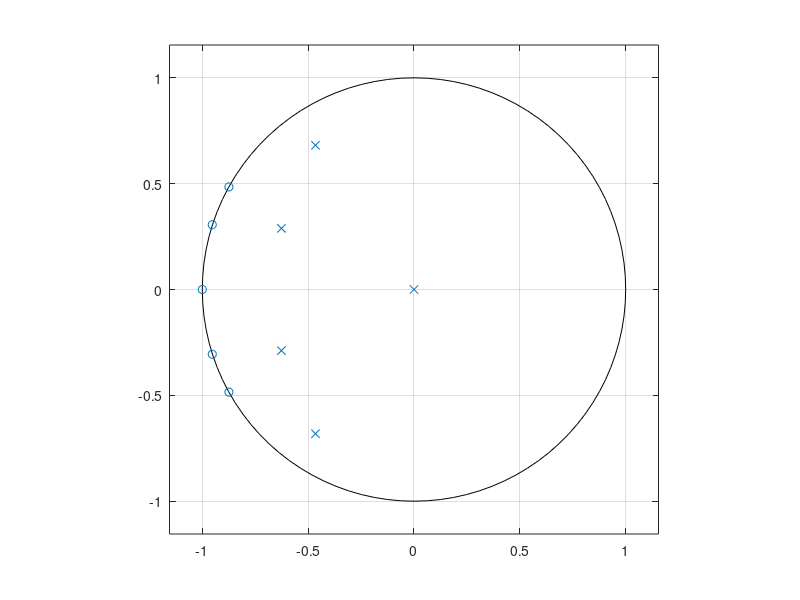
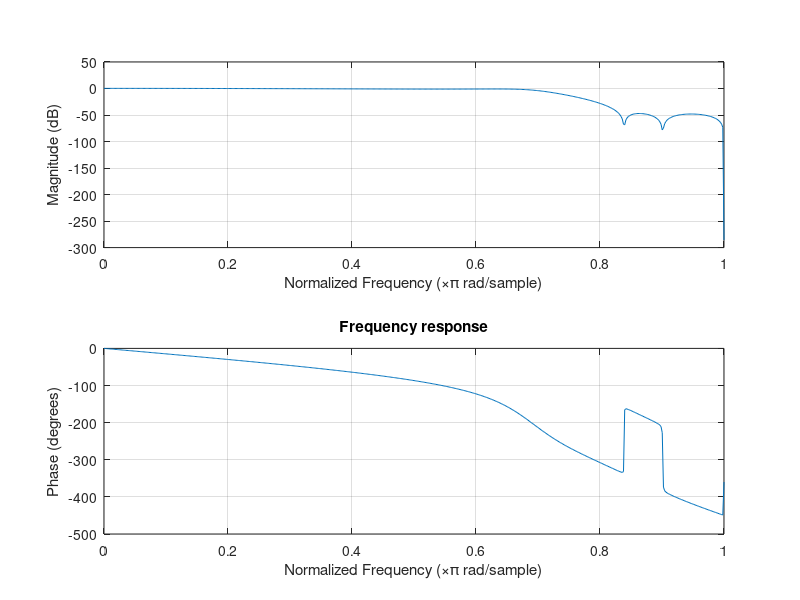

Recreate these plots in MATLAB, in order. (Note: this script raises an error after producing the figures.)
% ECE 436 Project 1
% Nick Miller
% 10/30/2017

% call the function ECE436_project1() from MATLAB's command window. If no
% array of numerator and denominator coeffecients is provided, the script
% defaults to using the hardcoded coefficients.

function ECE436_project1(Num, Den)

    % If no numerator and denominator coeffecients are passed, use
    % defaults. 
    if nargin < 2 
        % These coefficients represent a fifth order filter  and 
        % yield a 1 dB ripple and a minimum of 36 dB stopband attenuation.
        
        % numerator coefficients
        Num = [0.2500    1.1637    2.2473    2.2478    1.1645    0.2503]; 
        
        % denominator coefficients
        Den = [1.0000    2.1832    2.3219    1.2951    0.3237         0];         
    end
    
    
    % numerator and denominator arrays need to be the same length, if they 
    % are not, zeros are appended on the end of either the numerator or
    % denominator. This doesn't change the structure of the transfer function.
    if length(Num) ~= length(Den)
        dif = length(Num)-length(Den);
        if dif > 0
            for x = 1:dif
                Den = [Den , 0];
            end
        end
        
        if dif < 0
            for x = 1:dif*(-1)
                Num = [Num, 0];
            end  
        end
    end
        
    % display the pole/zero and frequency response plots to the user
    filter_characteristics(Num, Den); 

    % read audio file and get two values
    % x - an time series array of values representing the voltage output for 
    % the DAC at a given sample time.
    % fs - the sampling frequency of the audio 
    [x,fs] = audioread('ece436_P1_Fall2017.wav'); 
    
    % pass the time series data through the filter with the numerator and 
    % denominator coefficients to the function myFilter() which implements
    % the low pass filter. y is returned which is time series data
    % representing the audio wave. Y has been passed through the low pass 
    % filter.
    y = myFilter(Num, Den, x); 

    % Function plots the frequency spectrum of the unfiltered signal
    plotfft(fs, x, 'Unfiltered Signal'); 
    
    % Function plots the frequency spectrum of the filtered signal
    plotfft(fs, y, 'Filtered Signal');  
    
    % play the unfiltered audio
    play_audio(x,fs);  
    
    % play the filtered audio
    play_audio(y,fs); 
    
    % write the data to an output file
    % audiowrite('outputFile.wav', y, fs)
    
end

function filter_characteristics(Num, Den)
    % Function takes the numerator and denomenator cefficients and plots
    % figures showing the DSP characteristics of the filter.
    
    % These functions are part of a package for MATLAB that aren't part
    % of the default libraries for matlab and cost extra to download. The
    % try catch clause will allow the script to run without them.
    try 
        
        % calculates the corresponding zeros and poles of the transfer
        % function
        [z,p,k] = tf2zp(Num,Den); 
        
        % create a new figure and plot the  poles and zeros of the transfer
        % function on the z-plane
        figure;
        zplane(z,p);  

        % create a new figure and plot the frequency response of the
        % transfer function
        figure;
        freqz(Num,Den);
        title('Frequency response');
    
    % close the figures if we don't have the libraries installed
    catch 
        disp('Error Occured');
        close;
    end
end


function play_audio(x,fs)
    % takes an audio signal and sampling frequency and plays it, while
    % adding a delay to allow time for the next signal to be played.
    
    % duration of delay (length of the audio in seconds + 1/2 second)
    delay = length(x)/fs + 0.5; 
    
    % play time series array
    sound(x,fs);  
    
    % delay for next signal (instruction is executed imediately following
    % sound())
    pause(delay); 
end


function plotfft(Fs, x, name)  
    % Function takes a signal, sampling frequency, and a figure title as
    % arguments. The function plots the fast fourier transform of the signal. 
    
    % Length of signal
    L = length(x); 
    
    % fourier transform of signal, Y is the frequency domain representation
    % of the signal
    Y = fft(x); 
    
    % The fast fourier transform returns an array of complex numbers. 
    % The magnitude of the number corresponds to the magnitude of the
    % corresponding frequency bin and the phase of the number is the phase
    % for the corresponding bin. This array is also contains redundant data 
    % that represents aliased frequences that have been mirrored about the 
    % nyquist frequency of the sampled signal. The code below truncates the
    % aliased frequency data,  calculates the magnitude data for the frequency
    % response, and calculates the values of the frequency bins in Hz.
    
    % return approprately scaled magnitude data (1 = 1 volt)
    P2 = abs(Y/L);
    
    % P1 is all frequency data below the nyquist frequency
    P1 = P2(1:floor(L/2+1));
    
    % I don't recall why this is done. 
    P1(2:end-1) = 2*P1(2:end-1);
    
    % calculating placement of frequency bins
    f = Fs*(0:floor((L/2)))/L;
    
    % plots the signal, adds title and labels
    figure;
    plot(f,P1);
    title(name);
    xlabel('f (Hz)');
    ylabel('|X(f)|');
end

function y = myFilter(b,a,x)
    % This function takes the numerator and denomenator coefficients as
    % well as the unfiltered signal as arguments. Returns a filtered
    % signal. This is my implementation of matlab's filter() function.
    
    % transpose of x, for ease of calculations
    x = x.'; 
    
    % N is the order of filter
    N = length(a)-1; 
    
    % add N unit delay to the unfiltered signal
    x = [zeros(1,N), x]; 
    
    % length of the unfiltered signal + the delay
    L = length(x); 
    
    % vector to become the filtered signal
    y = zeros(1,L); 
        
    
    % This code is to convert the transfer function to a difference 
    % equation and calculate y(n), effectively performing an inverse Z
    % transform
    for n = 1: L - N 
        sum_y_n = 0;
        for k = 1:N+1
            if k == 1
                sum_y_n = sum_y_n + x(n-k+N+1)*b(k);
            elseif k > 1
                sum_y_n = sum_y_n + x(n-k+N+1)*b(k) - y(n-k+N+1)*a(k);
            end
        end
        y(n+N) = sum_y_n;
    end
    
    % remove the delay and transpose y(n), return y
    y = y(N+1:end).';
end